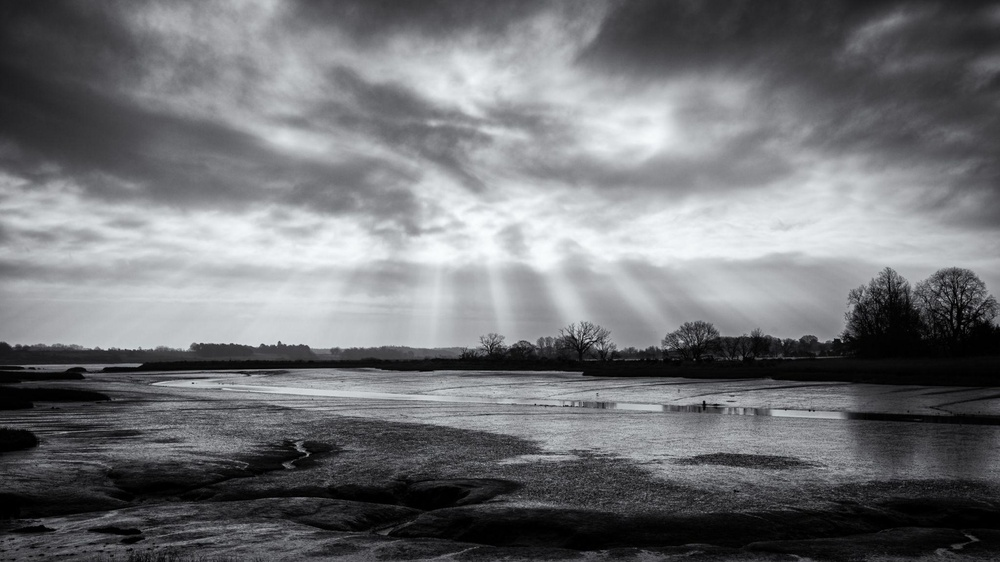
#> input picture Computer-Vision/images/input/A.jpeg, 1000 x 562 px, shrunk from 2048 x 1152 before the run, found by its file name
$ python grayscale_analysis.py
#> lines starting #> are read from the running program, lines starting #| are printed output that depends on the picture
import cv2
import numpy as np
import matplotlib.pyplot as plt

def plot_image_and_hist(img, title, position):
    """Helper function to plot image and its histogram."""
    # Plot Image
    plt.subplot(3, 4, 2 * position -1)
    plt.imshow(img, cmap='gray', vmin=0, vmax=255)
    plt.title(title)
    plt.axis('off')

    # Plot Histogram
    plt.subplot(3, 4, position * 2)
    plt.hist(img.ravel(), 256, [0, 256], color='Blue')
    plt.title(f'Histogram: {title}')
    plt.xlim([0, 256])

def process_and_display(image_path):
    # 1. Load Original Image in Grayscale
#> called with image_path = 'Computer-Vision/images/input/A.jpeg'
    img = cv2.imread(image_path, cv2.IMREAD_GRAYSCALE)
#> img: shape (562, 1000); min 0, max 252, mean 114.3
    if img is None:
        print(f"Error loading {image_path}")
        return

    plt.figure(figsize=(12, 8))

    # Original
    plot_image_and_hist(img, "Original Image", 1)

    # 2. Image Negative
    # Formula: s = (L - 1) - r
    img_neg = 255 - img
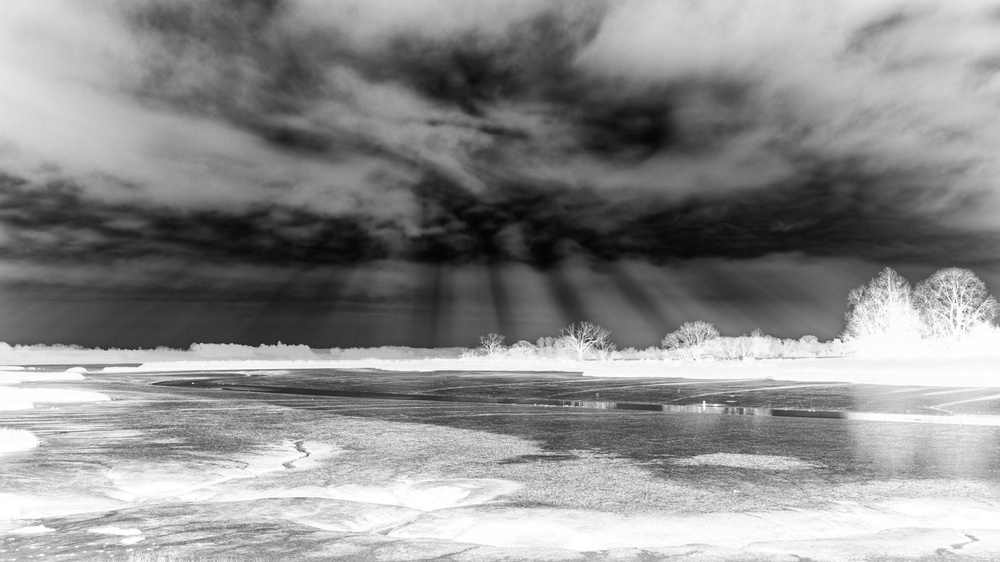
#> img_neg: shape (562, 1000); min 3, max 255, mean 140.7
    plot_image_and_hist(img_neg, "Image Negative", 2)

    # 3. Log Transformation
    # Formula: s = c * log(1 + r)
    c = 255 / np.log(1 + np.max(img))
#> c = 46.08
    img_log = c * (np.log(img + 1))
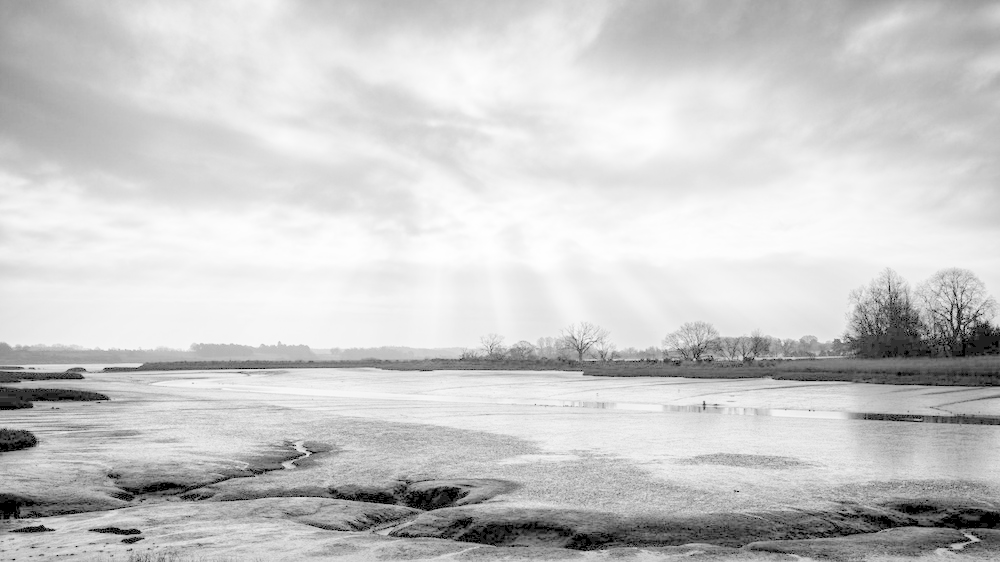
#> img_log: shape (562, 1000) float16; min 0, max 255.1, mean 202.6; drawn with min black and max white
    img_log = np.array(img_log, dtype=np.uint8)
    plot_image_and_hist(img_log, "Log Transformation", 3)

    # 4. Gamma Correction (Gamma = 0.5 and Gamma = 2.0)
    # Formula: s = c * r^gamma
    gamma_low = 0.5
    img_gamma_low = np.array(255 * (img / 255) ** gamma_low, dtype=np.uint8)
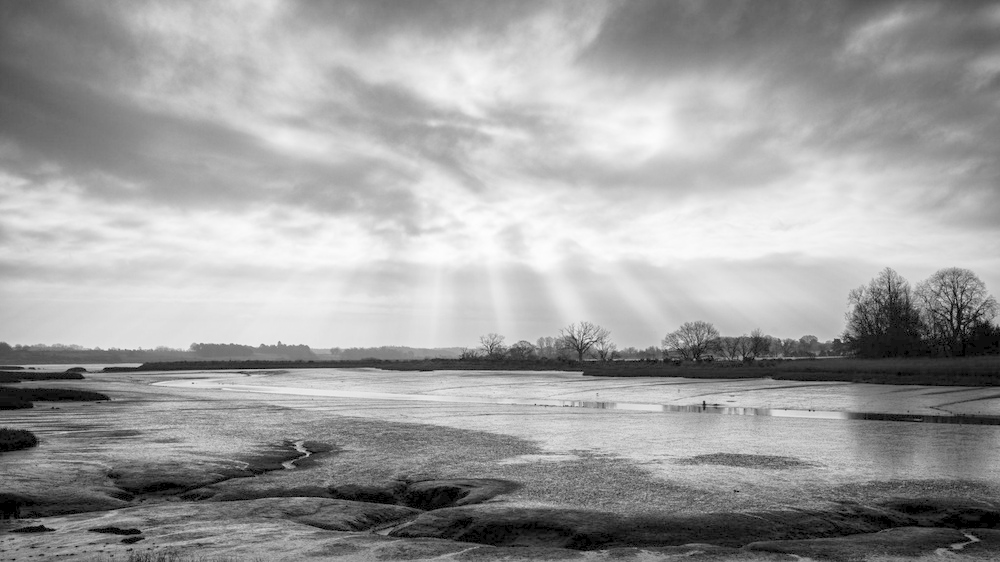
#> img_gamma_low: shape (562, 1000); min 0, max 253, mean 158.8
    plot_image_and_hist(img_gamma_low, f"Gamma Correction (γ={gamma_low})", 4)

    gamma_high = 2.0
    img_gamma_high = np.array(255 * (img / 255) ** gamma_high, dtype=np.uint8)
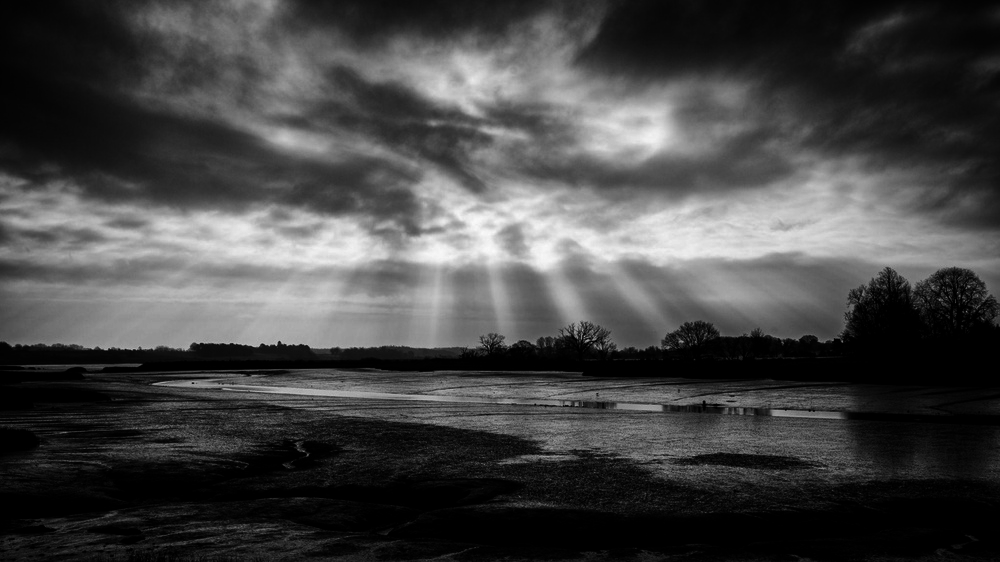
#> img_gamma_high: shape (562, 1000); min 0, max 249, mean 69.4
    plot_image_and_hist(img_gamma_high, f"Gamma Correction (γ={gamma_high})", 5)

    # 5. Contrast Stretching
    # Formula: s = (r - min) * (255 / (max - min))
    min_val = np.min(img)
#> min_val = 0
    max_val = np.max(img)
#> max_val = 252
    img_stretch = np.array((img - min_val) * (255.0 / (max_val - min_val)), dtype=np.uint8)
    plot_image_and_hist(img_stretch, f"Contrast Stretching", 6)

    # Optional: Plot Contrast Stretching in a new figure
    plt.tight_layout()
    plt.show()
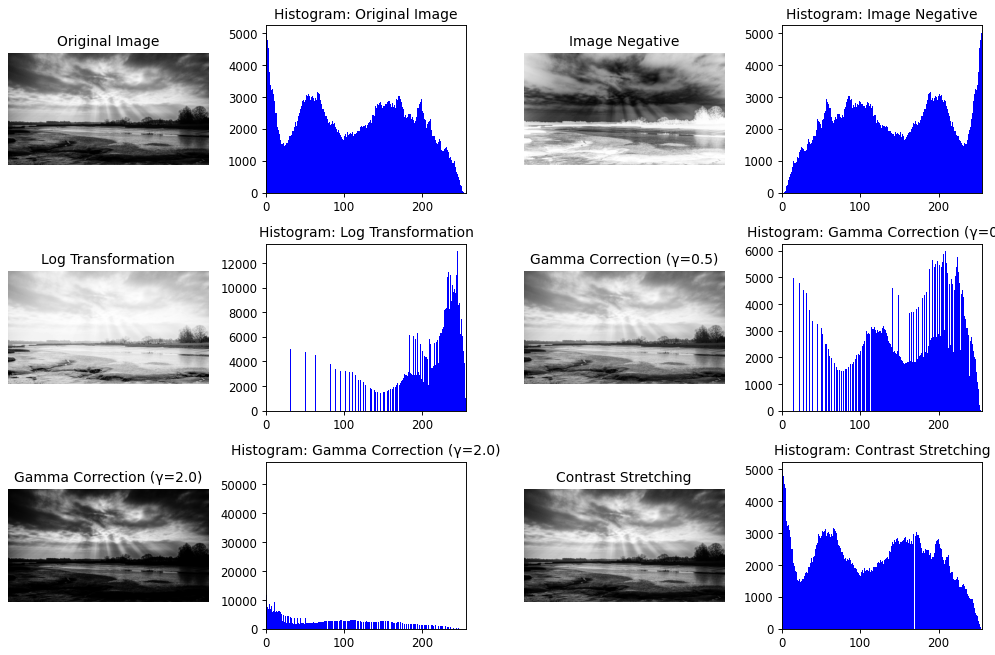
#> figure drawn by matplotlib, 12 panels; panel 2: tallest bar 4989 high, from x = 1 to 2; panel 4: tallest bar 4989 high, from x = 254 to 255; panel 6: tallest bar 12931 high, from x = 244 to 245; panel 8: tallest bar 5965 high, from x = 208 to 209

# Process each image
images = ['Computer-Vision/images/input/A.jpeg', 'Computer-Vision/images/input/B.jpeg', 'Computer-Vision/images/input/C.jpeg']
for img_name in images:
    print(f"Processing {img_name}...")
    process_and_display(img_name)
#> pass 2 of the loop `for img_name in images:`:
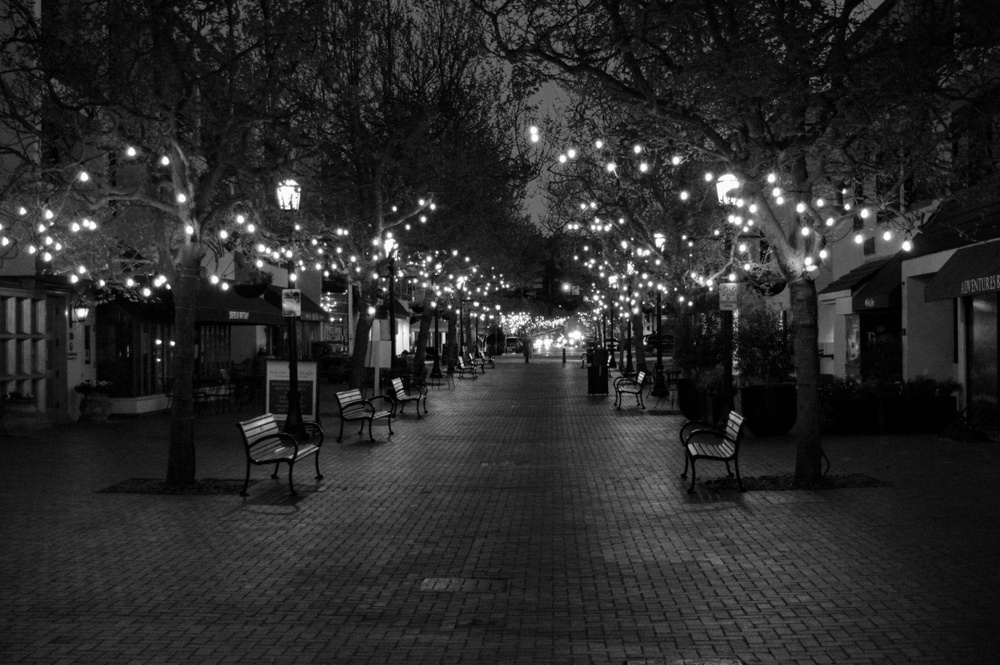
#> input picture Computer-Vision/images/input/B.jpeg, 1000 x 665 px, shrunk from 2048 x 1361 before the run, found by its file name
#> in process_and_display, img is the input picture: shape (665, 1000); min 0, max 255, mean 41.5
#> img_neg: shape (665, 1000)
#> c = 45.99
#> img_gamma_low: shape (665, 1000)
#> in process_and_display (call 2), `img_gamma_high = np.array(255 * (img / 255) ** gamma_high, dtype=np.ui..`:
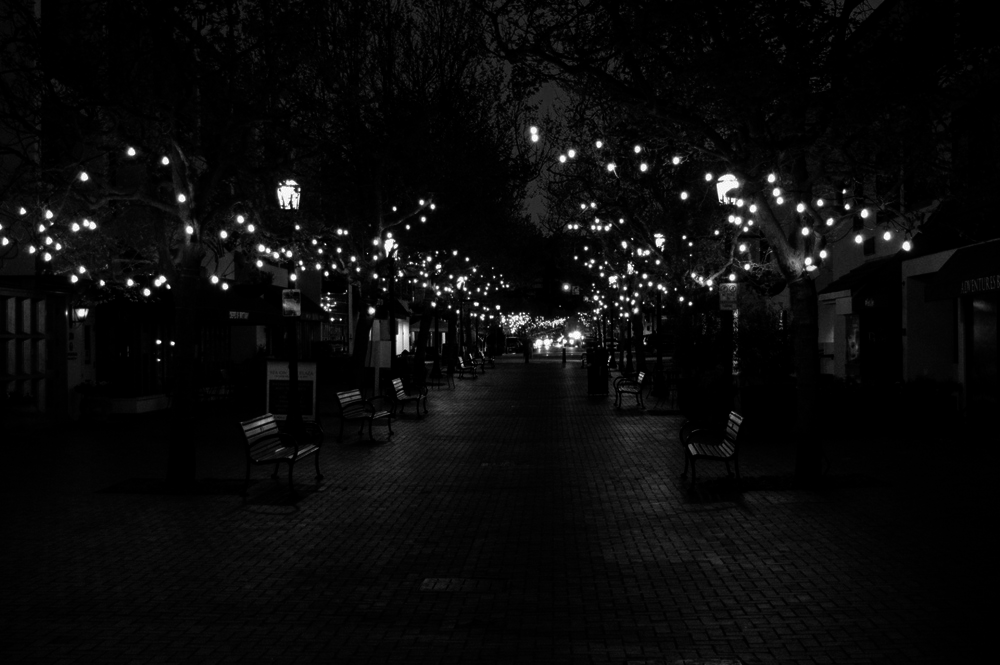
#> img_gamma_high: shape (665, 1000); min 0, max 255, mean 10.9
#> max_val = 255
#> in process_and_display (call 2), `plt.show()`:
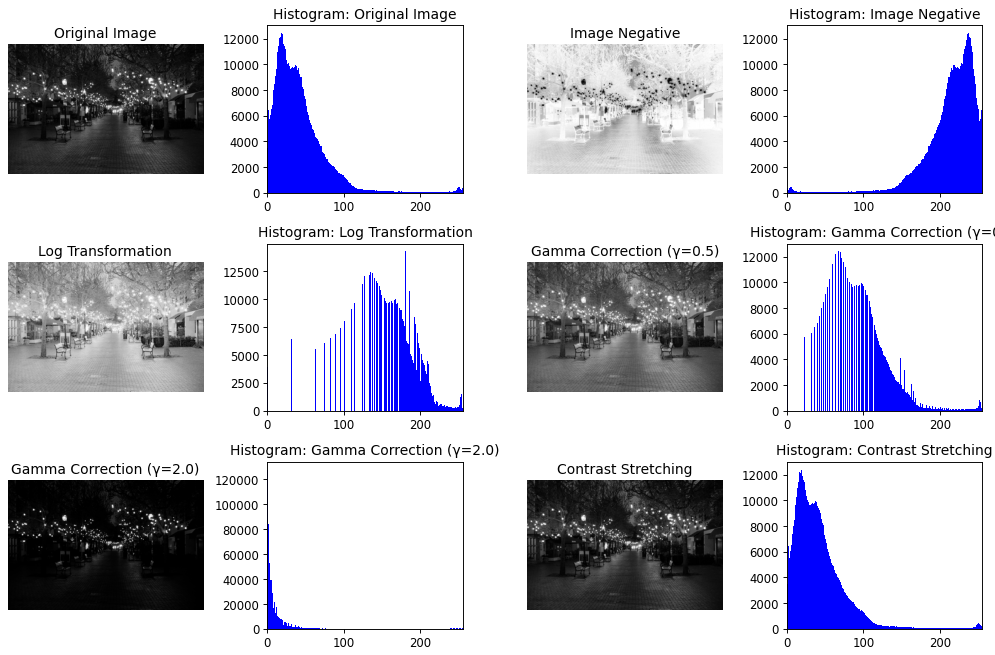
#> figure drawn by matplotlib, 12 panels; panel 2: tallest bar 12400 high, from x = 18 to 19; panel 4: tallest bar 12400 high, from x = 237 to 238; panel 6: tallest bar 14270 high, from x = 180 to 181; panel 8: tallest bar 12400 high, from x = 67 to 68
#> pass 3 of the loop `for img_name in images:`:
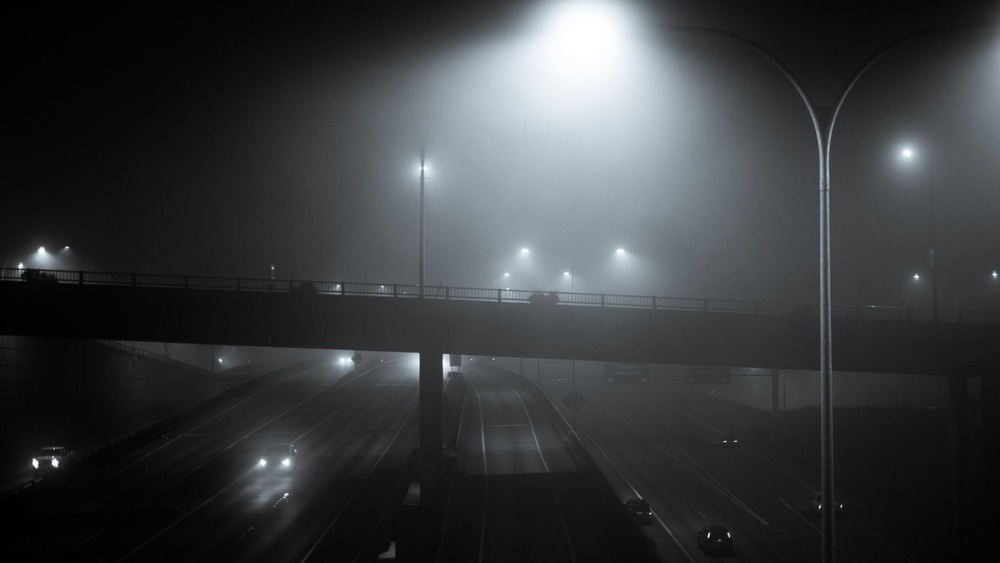
#> input picture Computer-Vision/images/input/C.jpeg, 1000 x 563 px, shrunk from 2048 x 1154 before the run, found by its file name
#> img: shape (563, 1000)
#> img_neg: shape (563, 1000)
#> img_gamma_low: shape (563, 1000)
#> in process_and_display (call 3), `img_gamma_high = np.array(255 * (img / 255) ** gamma_high, dtype=np.ui..`:
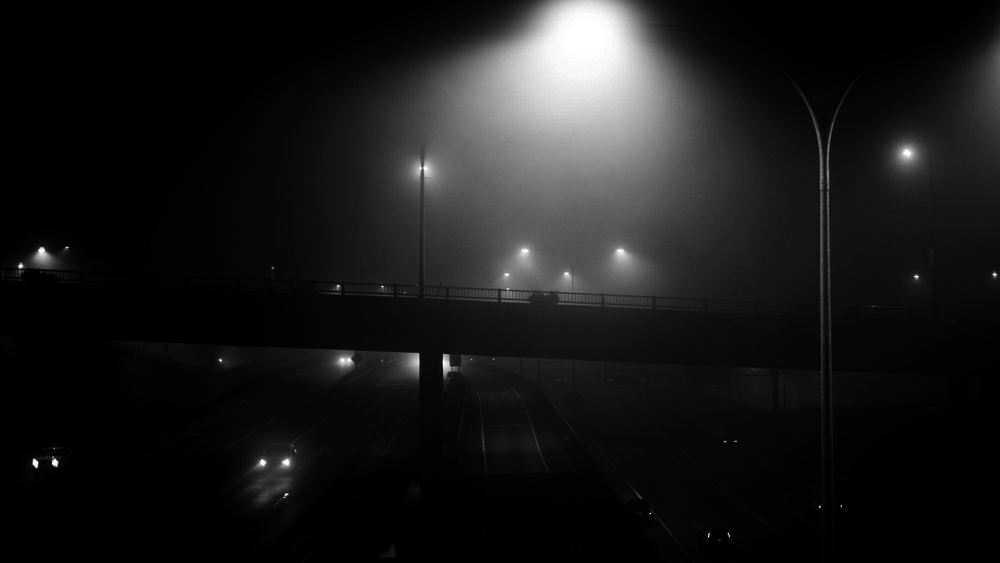
#> img_gamma_high: shape (563, 1000); min 0, max 255, mean 25.1
#> in process_and_display (call 3), `plt.show()`:
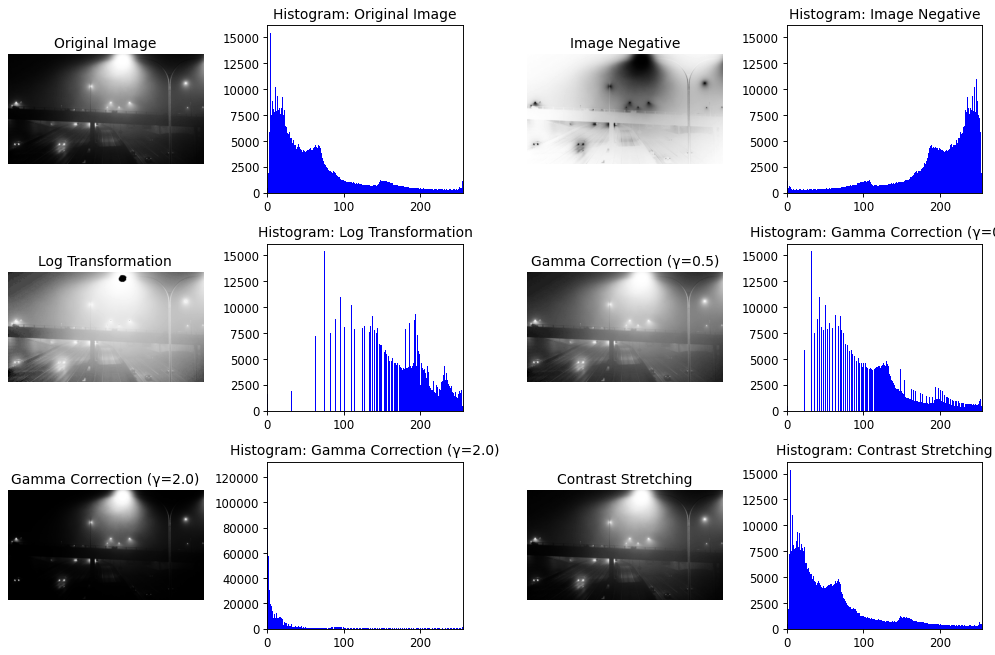
#> figure drawn by matplotlib, 12 panels; panel 2: tallest bar 15388 high, from x = 4 to 5; panel 4: tallest bar 15388 high, from x = 251 to 252; panel 6: tallest bar 15388 high, from x = 74 to 75; panel 8: tallest bar 15388 high, from x = 31 to 32
